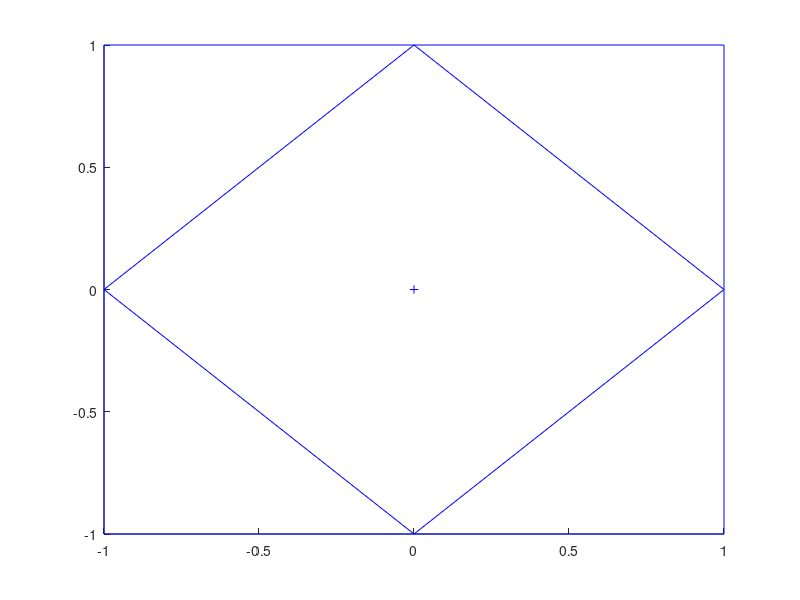

MATLAB code for this plot: (Note: this script raises an error after producing the figure.)

nLines = 32;
% P1 = randn(2, nLines);
% P2 = randn(2, nLines);
P1 = [-1 -1; -1 1; 1 1; 1 -1; 0 -1; -1 0; 0 1; 1 0]';
P2 = [-1 1; 1 1; 1 -1; -1 -1; -1 0; 0 1; 1 0; 0 -1]';
nLines = size(P1, 2);
L = zeros(3, nLines);
x0 = zeros(2,1);

 figure;
A = cell(nLines, 1);
C = cell(nLines, 1);
for i=1:nLines
    p1 = P1(:, i);
    p2 = P2(:, i);
    n = p2 - p1;
    n = n./norm(n);
    n = [-n(2); n(1)];
    pavg = 0.5*(p2+p1);
    
    d = -dot(n, pavg);
    li = [n; d];
    L(:, i) = li;
    
    x0 = x0 + pavg;
    
    Ai = eye(2) - n*n';
    Ci = pavg;
    A{i} = Ai;
    C{i} = Ci;
        
    hold on, plot([p1(1) p2(1)], [p1(2) p2(2)], 'b-');
end

x0 = x0./nLines;
hold on, plot(x0(1), x0(2), 'b+');
x0 = [-0.5; 0.5]+2;
projFunc = @(x)(x);
q = 1.01;
iterations = 30;

w = ones(nLines, 1);
xNormal = AffSub_solveNormal(w, A, C);
hold on, plot(xNormal(1), xNormal(2), 'ko');

for trials = 1:1000
    Ak = A; Ck = C;
    Ak{1} = Ak{1}+0.275*randn(2, 2);
    Ck{1} = Ck{1}+0.275*randn(2, 1);
    Ak{5} = Ak{5}+0.275*randn(2, 2);
    Ck{5} = Ck{5}+0.275*randn(2, 1);
    [X] = AffSub_Lq_weiszfeld(Ak, Ck, x0, q, iterations, projFunc);
    if (norm(X)<10)
        hold on, plot(X(1), X(2), 'ro');
    end
end

axis([-3 3 -3 3]);
